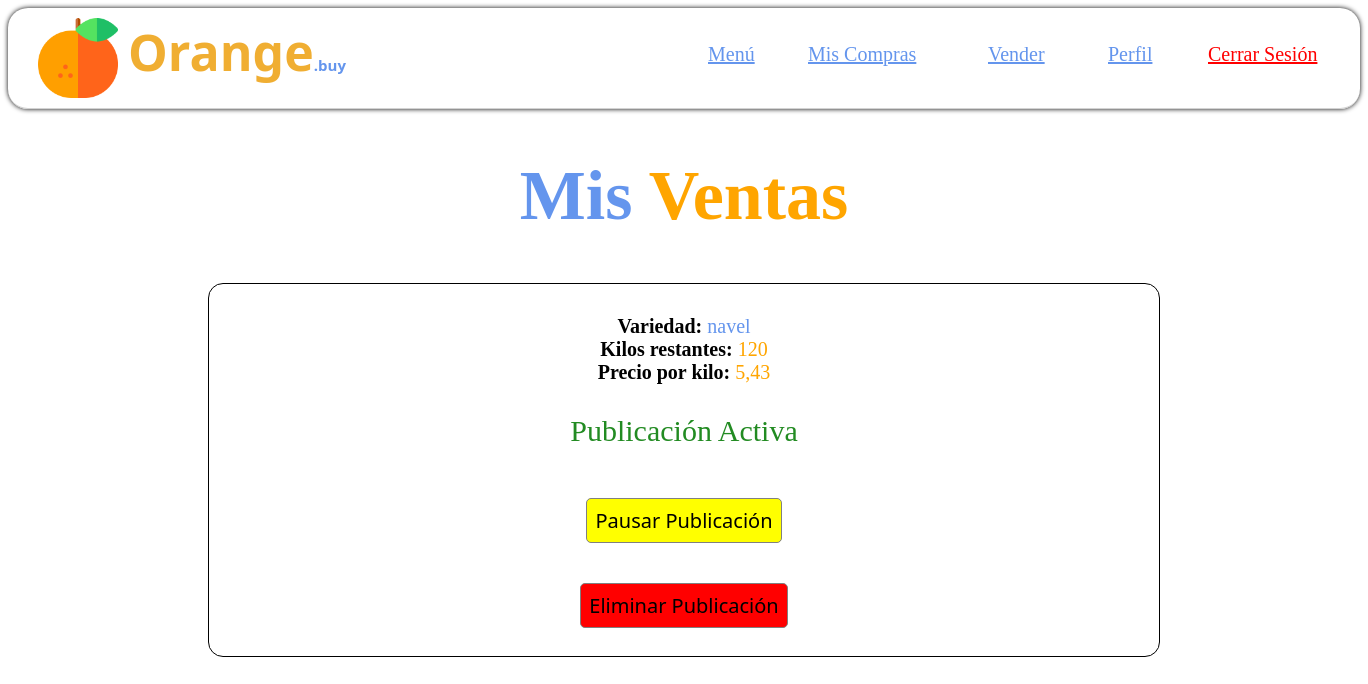
The app's page /tienda/mis_ventas/ (signed in), older data.
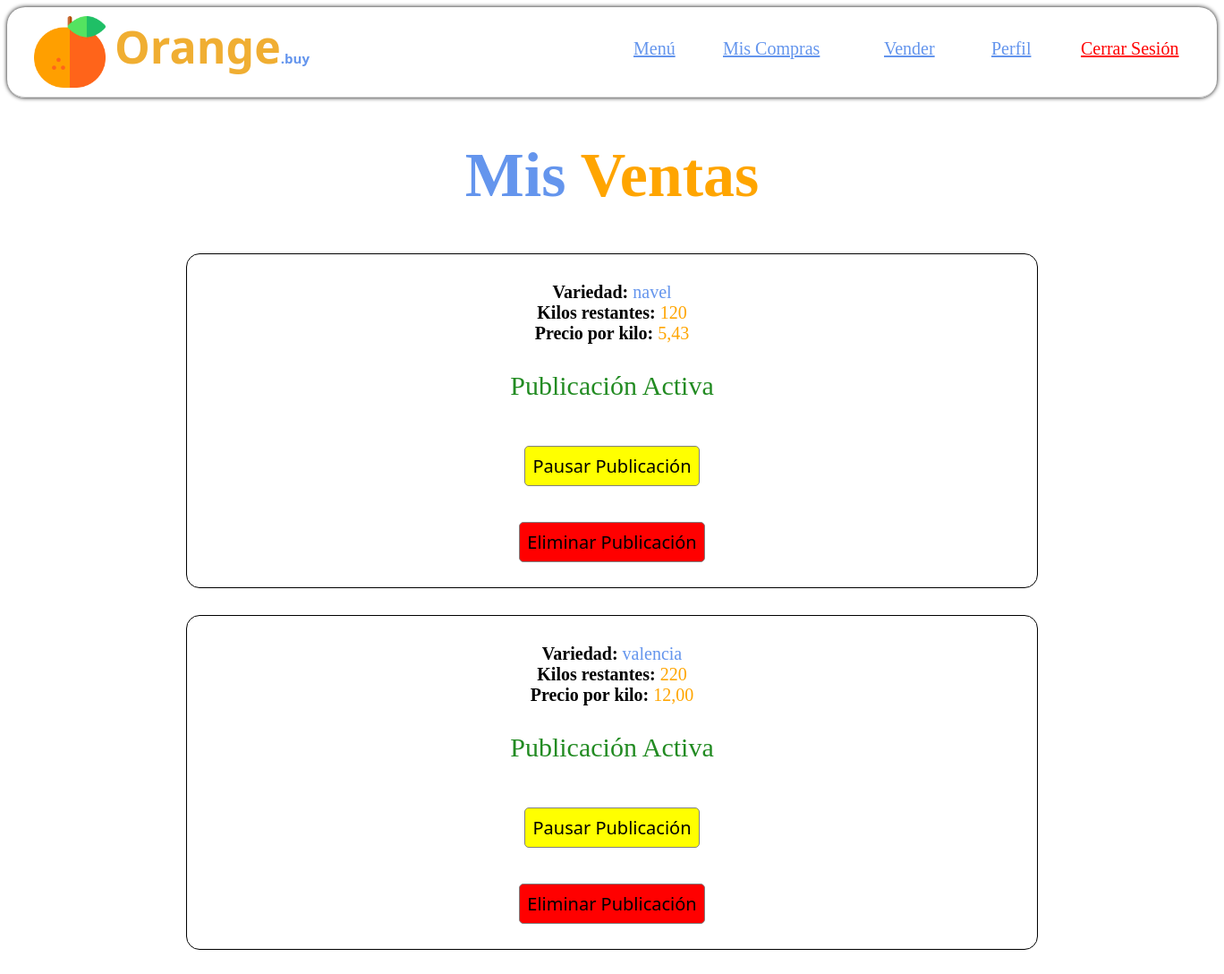
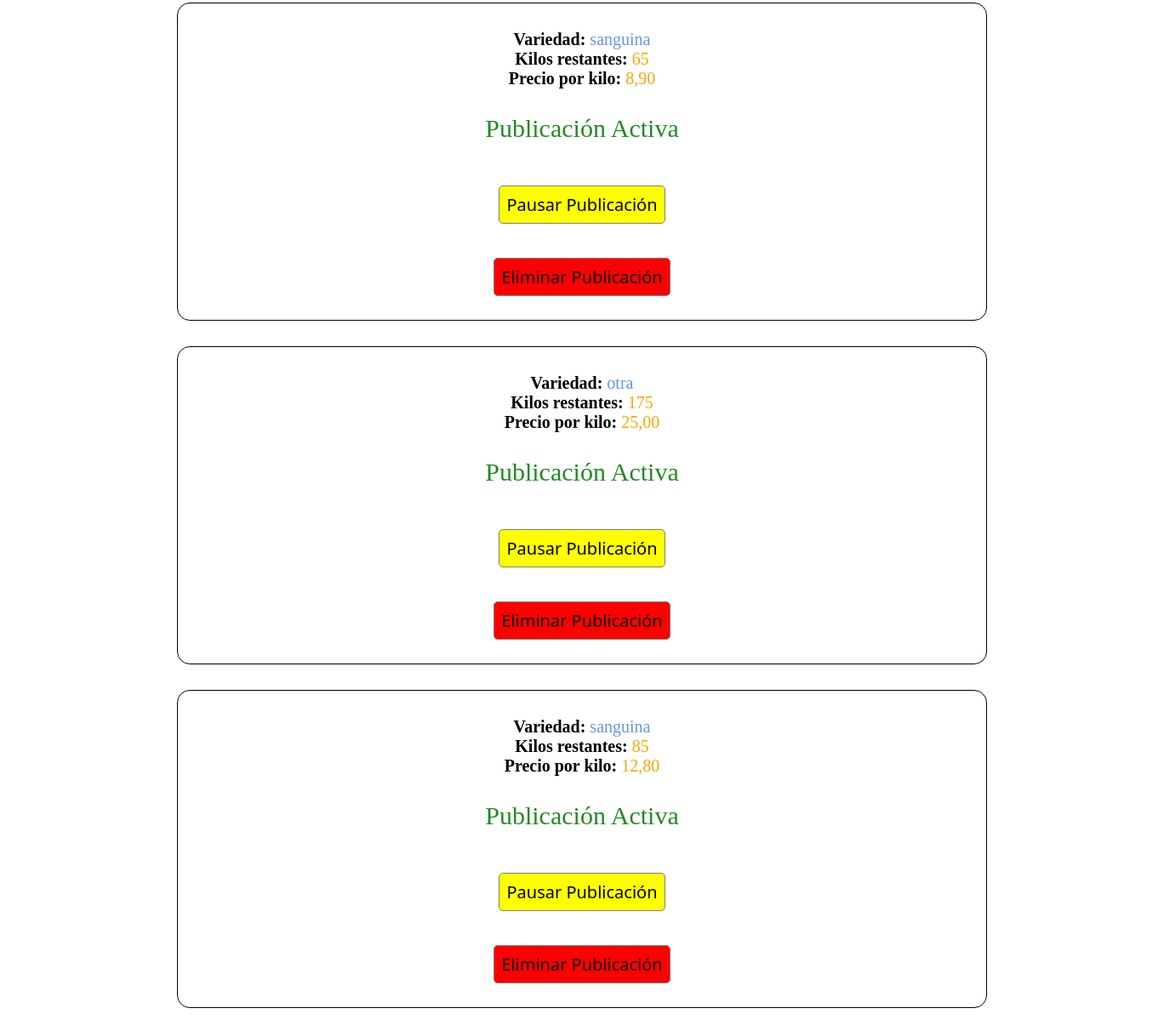
The same page, newer data (2 pictures, top to bottom).
### tienda/models.py (models this page shows, shortened)
class Producto(models.Model):
    vendedor = models.ForeignKey(User, on_delete=models.CASCADE, related_name='ventas')
    precio_por_kilo = models.DecimalField(max_digits=6, decimal_places=2)
    kilos_disponibles = models.PositiveIntegerField()
    cantidad_vendida = models.PositiveIntegerField(default=0)
    fecha_inicio = models.DateTimeField(auto_now_add=True)
    activo = models.BooleanField(default=True)
    descuento = models.DecimalField(max_digits=4, decimal_places=2, default=0.00)
    TIPOS_NARANJA = [
        ("valencia", "Valencia"),
        ("navel", "Navel"),
        ("sanguina", "Sanguina"),
        ("otra", "Otra variedad"),
    ]
    tipo = models.CharField(max_length=20, choices=TIPOS_NARANJA)

### tienda/views.py (the view)
# urls.py: path('mis_ventas/', views.mis_ventas, name='mis_ventas'),
@login_required
def mis_ventas(request):
    ventas = Producto.objects.filter(vendedor=request.user)
    return render(request, 'tienda/mis_ventas.html', {'ventas':ventas})

### tienda/templates/tienda/mis_ventas.html (shortened to what this page needs)
{% load static %}
<!DOCTYPE html>
<html lang="en">
<head>
</head>
<body>
    <div class="header">
        <img src="{% static 'manager/naranja.png' %}" id="logo">
        <h3 class="titulo_header">Orange<span style="color:cornflowerblue; font-size: 15px;">.buy</span></h3>
        <a class="referencia" href="{% url 'menu_tienda' %}">Menú</a>
        <a class="referencia" href="{% url 'menu_tienda' %}">Mis Compras</a>
        <a class="referencia" href="{% url 'vender' %}">Vender</a>
        <a class="referencia" href="{% url 'menu_tienda' %}">Perfil</a>
        <a class="referencia" href="{% url 'cerrar_sesion' %}" style="color:red">Cerrar Sesión</a>
    </div>
    <h1>Mis <span style="color:orange;">Ventas</span></h1>
    {% for venta in ventas %}
        <div class="venta">
            <br>
            <strong>Variedad: </strong> <span style="color:cornflowerblue; font-size: 20px;">{{ venta.tipo }}</span>
            <br>
            <strong>Kilos restantes:</strong> <span style="color:orange; font-size: 20px;">{{ venta.kilos_disponibles }}</span>
            <br>
            <strong>Precio por kilo:</strong> <span style="color:orange; font-size: 20px;">{{ venta.precio_por_kilo }} </span>
            {% if venta.activo == True %}
                <p style="color: forestgreen; font-size: 30px;">Publicación Activa</p>
                <form action="{% url 'pausar_venta' venta.id %}" method="POST">
                    <button class="boton" style="background-color: yellow">Pausar Publicación</button>
                </form>
            {% else %}
                <p style="color: red; font-size: 30px;">Publicación Pausada</p>
                <form action="{% url 'reanudar_venta' venta.id %}" method="POST">
                    {% csrf_token %}
                    <button class="boton" style="background-color:forestgreen">Reanudar Publicación</button>
                </form>
            {% endif %}
            <form action="{% url 'eliminar_venta' venta.id %}" method="POST">
                <button class="boton" style="background-color: red;">Eliminar Publicación</button>
            </form>
        </div>
    {% empty %}
    <p style="text-align: center; padding: 20px;">Aún no has vendido naranjas. <a href="{% url 'vender' %}">Haz tu primer venta.</a></p>
    {% endfor %}
</body>
</html>

Row changes from the older to the newer data that the page shows:
added Producto: tipo "valencia", kilos_disponibles "220", precio_por_kilo "12,00", activo "Publicación Activa"
added Producto: tipo "sanguina", kilos_disponibles "65", precio_por_kilo "8,90", activo "Publicación Activa"
added Producto: tipo "otra", kilos_disponibles "175", precio_por_kilo "25,00", activo "Publicación Activa"
added Producto: tipo "sanguina", kilos_disponibles "85", precio_por_kilo "12,80", activo "Publicación Activa"
